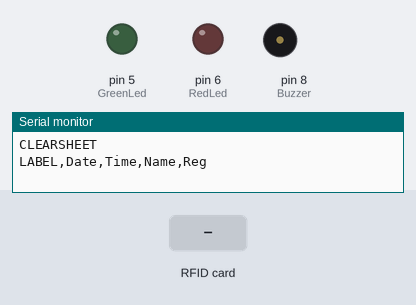
The sketch below on a simulated Arduino Uno, built with avr-gcc and run on an emulated ATmega328P. Parts: output pins drawn as LEDs (lit = HIGH), buzzer (waves = sounding, pin HIGH), the last lines printed to the serial monitor. The inputs (shaded band) are chosen by the test bench. Pins used as bus, display or sensor lines are not drawn.

Above: at 1.2 s.
1.3 s: RFID card 63 AA 89 2E held to the reader
At 2.5 s:
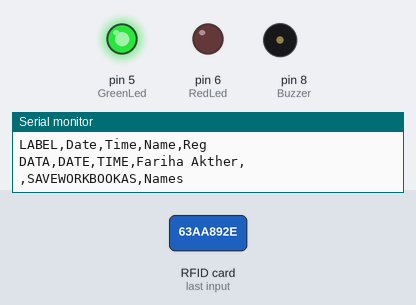
2.8 s: RFID card 5E 7A 19 C4 held to the reader
At 4.9 s:
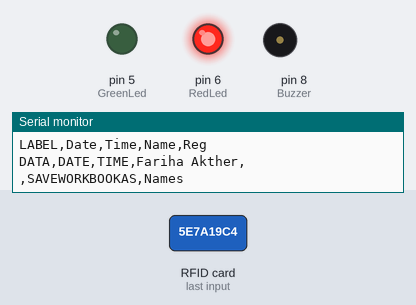
5.8 s: RFID card 31 99 1C 26 held to the reader
At 7.6 s:
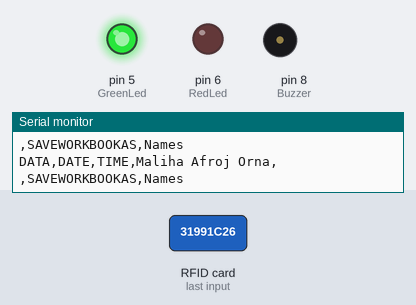
Timing chart, 0 to 10.9 s (numbered marks = the images above; inputs shaded):
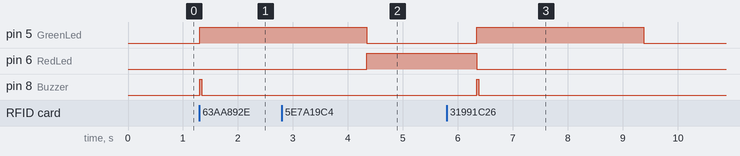

The sketch:

RFID_Excel.ino
```cpp
#include <SPI.h>
#include <MFRC522.h>

#define SS_PIN 10 //RX slave select
#define RST_PIN 9

MFRC522 mfrc522(SS_PIN, RST_PIN); // Create MFRC522 instance.

byte card_ID[4]; //card UID size 4byte
byte Name1[4]={0x63,0xAA,0x89,0x2E};//first UID card
byte Name2[4]={0x31,0x99,0x1C,0x26};//second UID card

//if you want the arduino to detect the cards only once
int NumbCard[2];//this array content the number of cards. in my case i have just two cards.
int j=0;

int const RedLed=6;
int const GreenLed=5;
int const Buzzer=8;

String Name;//user name

String ID;
String Reg;
int n ;//The number of card you want to detect (optional)

void setup() {
  Serial.begin(9600); // Initialize serial communications with the PC
  SPI.begin();  // Init SPI bus
  mfrc522.PCD_Init(); // Init MFRC522 card

  Serial.println("CLEARSHEET");                 // clears starting at row 1
  Serial.println("LABEL,Date,Time,Name,Reg");// make four columns (Date,Time,[Name:"user name"]line 48 & 52,[Number:"user number"]line 49 & 53)

  pinMode(RedLed,OUTPUT);
  pinMode(GreenLed,OUTPUT);
  pinMode(Buzzer,OUTPUT);

   }

void loop() {
  //look for new card
   if ( ! mfrc522.PICC_IsNewCardPresent()) {
  return;//got to start of loop if there is no card present
 }
 // Select one of the cards
 if ( ! mfrc522.PICC_ReadCardSerial()) {
  return;//if read card serial(0) returns 1, the uid struct contians the ID of the read card.
 }

 for (byte i = 0; i < mfrc522.uid.size; i++) {
     card_ID[i]=mfrc522.uid.uidByte[i];

       if(card_ID[i]==Name1[i]){
       Name="Fariha Akther";//user name

       Reg="08459";

       j=0;//first number in the NumbCard array : NumbCard[j]
      }
      else if(card_ID[i]==Name2[i]){
       Name="Maliha Afroj Orna";//user name

       Reg="08435";

       j=1;//Second number in the NumbCard array : NumbCard[j]
      }
      else{
          digitalWrite(GreenLed,LOW);
          digitalWrite(RedLed,HIGH);
          goto cont;//go directly to line 85
     }
}
      if(NumbCard[j] == 1){//to check if the card already detect
      //if you want to use LCD
      //Serial.println("Already Exist");
      }
      else{
      NumbCard[j] = 1;//put 1 in the NumbCard array : NumbCard[j]={1,1} to let the arduino know if the card was detecting
      n++;//(optional)
      Serial.print("DATA,DATE,TIME," + Name);//send the Name to excel
      Serial.print(",");
      Serial.println(ID); //send the Number to excel
      Serial.print(",");


      digitalWrite(GreenLed,HIGH);
      digitalWrite(RedLed,LOW);
      digitalWrite(Buzzer,HIGH);
      delay(30);
      digitalWrite(Buzzer,LOW);
      Serial.println("SAVEWORKBOOKAS,Names");
      }
      delay(1000);
cont:
delay(2000);
digitalWrite(GreenLed,LOW);
digitalWrite(RedLed,LOW);


}
```

Measured:
- after the input at 1.3 s, pin 5 (GreenLed): LOW → HIGH at once; pin 8 (Buzzer): LOW → HIGH at once, → LOW 0.03 s later
- after the input at 2.8 s, pin 6 (RedLed): LOW → HIGH after 1.5 s
- after the input at 5.8 s, pin 5 (GreenLed): LOW → HIGH after 0.54 s, → LOW 3.0 s later; pin 8 (Buzzer): LOW → HIGH after 0.54 s, → LOW 0.03 s later
